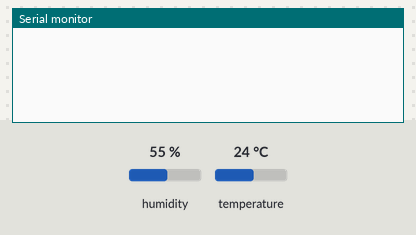
Simulated run of this sketch. Board: Arduino MKR. Parts: the last lines printed to the serial monitor. The inputs (shaded band) are chosen by the test bench; at power-on: humidity 55 %, temperature 24 °C. WiFi joins after 1.5 s; servers stay silent unless stated.

Above: at 3.0 s.
3.1 s: humidity set to 22 %
At 4.9 s:
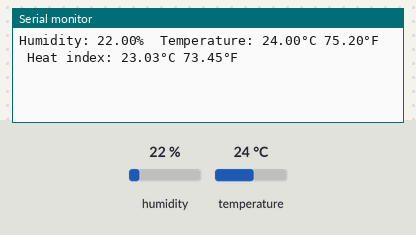
7.3 s: temperature set to 12 °C
At 8.6 s:
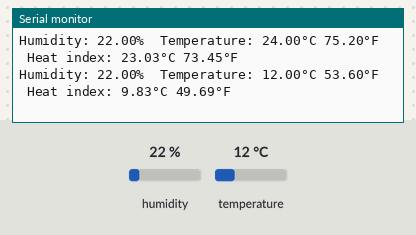
8.8 s: humidity set to 40 %
At 11.0 s:
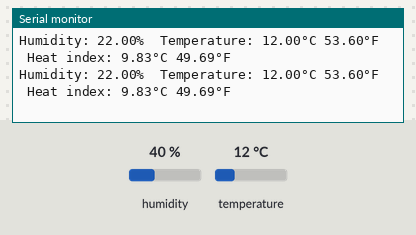
Timing chart, 0 to 12.5 s (numbered marks = the images above; inputs shaded):
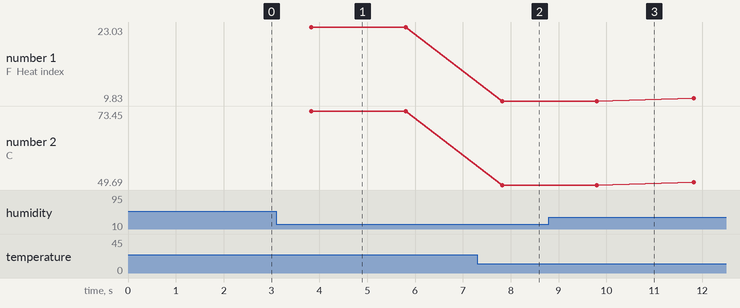

The sketch:

DHT11.ino
```cpp
#define BLYNK_PRINT Serial
#include "data.h"
#include <SPI.h>
#include <WiFiNINA.h>
#include <BlynkSimpleWiFiNINA.h>
#include "DHT.h"


#define DHTPIN 2

#define DHTTYPE DHT11   // DHT 11

BlynkTimer timer;
char auth[] = BLYNK_AUTH_TOKEN;
char ssid[] = ID;
char pass[] = PASS;

DHT dht(DHTPIN, DHTTYPE);

void setup() {
  Serial.begin(9600);
  pinMode(DHTPIN, INPUT);
  //dht要初始化
  dht.begin();
  Blynk.begin(auth, ssid, pass);
  //DHT11速度慢，隔2秒讀一次
  timer.setInterval(2000, myTimerEvent);

}

void loop() {
   Blynk.run();
   timer.run();
}

void myTimerEvent() {
    // Reading temperature or humidity takes about 250 milliseconds!
  // Sensor readings may also be up to 2 seconds 'old' (its a very slow sensor)
  float h = dht.readHumidity();
  // Read temperature as Celsius (the default)
  float t = dht.readTemperature();
  // Read temperature as Fahrenheit (isFahrenheit = true)
  float f = dht.readTemperature(true);

  // Check if any reads failed and exit early (to try again).
  if (isnan(h) || isnan(t) || isnan(f)) {
    Serial.println(F("Failed to read from DHT sensor!"));
    return;
  }

  // Compute heat index in Fahrenheit (the default)
  float hif = dht.computeHeatIndex(f, h);
  // Compute heat index in Celsius (isFahreheit = false)
  float hic = dht.computeHeatIndex(t, h, false);

  Serial.print(F("Humidity: "));
  Serial.print(h);
  Serial.print(F("%  Temperature: "));
  Serial.print(t);
  Serial.print(F("°C "));
  Serial.print(f);
  Serial.print(F("°F  Heat index: "));
  Serial.print(hic);
  Serial.print(F("°C "));
  Serial.print(hif);
  Serial.println(F("°F"));
  Blynk.virtualWrite(V0,f);
  Blynk.virtualWrite(V1,t);
  Blynk.virtualWrite(V2,h);

  //如果溫度超過40C發送Log
  if(t >= 40){
    Blynk.logEvent("overhot","攝氏超過40度");
  }

  if(h >= 90){
    Blynk.logEvent("overwet","溼度超過90度");
  }

}
```

data.h
```cpp
#define BLYNK_TEMPLATE_ID "TMPLdIk6on-k"
#define BLYNK_DEVICE_NAME "DHT11監控溫溼度"
#define BLYNK_AUTH_TOKEN "s0uNO82dW3UIc0NaMLd956EOEQcPZJu8"

#define ID "robert_hsu_home"
#define PASS "0926656000"
```

Measured:
- after the input at 3.1 s, the serial monitor: prints a new line after 0.73 s (image 1)
- after the input at 7.3 s, the serial monitor: prints a new line after 0.53 s (image 2)
- plotted number 1: 23.03 → 9.83 after the input at 7.3 s, 9.83 → 10.3 after the input at 8.8 s
- plotted number 2: 73.45 → 49.69 after the input at 7.3 s, 49.69 → 50.54 after the input at 8.8 s
